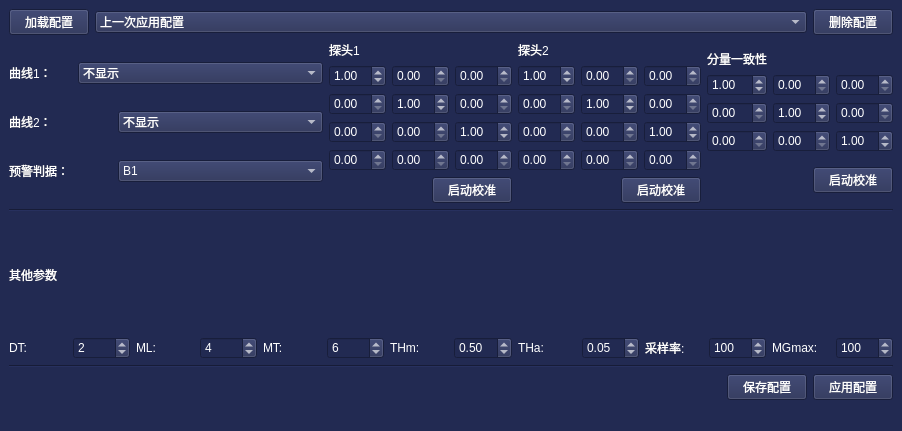
<?xml version="1.0" encoding="UTF-8"?>
<ui version="4.0">
 <class>ConfigUI</class>
 <widget class="QMainWindow" name="ConfigUI">
  <property name="geometry">
   <rect>
    <x>0</x>
    <y>0</y>
    <width>902</width>
    <height>431</height>
   </rect>
  </property>
  <property name="windowTitle">
   <string>配置界面</string>
  </property>
  <property name="styleSheet">
   <string notr="true">background-color: rgb(34, 42, 82);
color: rgb(255, 255, 255);</string>
  </property>
  <widget class="QWidget" name="centralwidget">
   <layout class="QVBoxLayout" name="verticalLayout_6">
    <item>
     <layout class="QHBoxLayout" name="horizontalLayout_4" stretch="0,10,0">
      <item>
       <widget class="QPushButton" name="pushButton_load">
        <property name="text">
         <string>加载配置</string>
        </property>
       </widget>
      </item>
      <item>
       <widget class="QComboBox" name="comboBox_config">
        <item>
         <property name="text">
          <string>上一次应用配置</string>
         </property>
        </item>
        <item>
         <property name="text">
          <string>默认配置</string>
         </property>
        </item>
       </widget>
      </item>
      <item>
       <widget class="QPushButton" name="pushButton_delete">
        <property name="text">
         <string>删除配置</string>
        </property>
       </widget>
      </item>
     </layout>
    </item>
    <item>
     <layout class="QHBoxLayout" name="horizontalLayout_18">
      <item>
       <layout class="QVBoxLayout" name="verticalLayout">
        <item>
         <layout class="QHBoxLayout" name="horizontalLayout" stretch="0,2">
          <item>
           <widget class="QLabel" name="label_12">
            <property name="text">
             <string>曲线1：      </string>
            </property>
           </widget>
          </item>
          <item>
           <widget class="QComboBox" name="comboBox_line1">
            <item>
             <property name="text">
              <string>不显示</string>
             </property>
            </item>
            <item>
             <property name="text">
              <string>B1</string>
             </property>
            </item>
            <item>
             <property name="text">
              <string>B2</string>
             </property>
            </item>
            <item>
             <property name="text">
              <string>B3</string>
             </property>
            </item>
            <item>
             <property name="text">
              <string>B1-B2</string>
             </property>
            </item>
            <item>
             <property name="text">
              <string>a（加速度)</string>
             </property>
            </item>
            <item>
             <property name="text">
              <string>B1x</string>
             </property>
            </item>
            <item>
             <property name="text">
              <string>B1y</string>
             </property>
            </item>
            <item>
             <property name="text">
              <string>B1z</string>
             </property>
            </item>
            <item>
             <property name="text">
              <string>B2x</string>
             </property>
            </item>
            <item>
             <property name="text">
              <string>B2y</string>
             </property>
            </item>
            <item>
             <property name="text">
              <string>B2z</string>
             </property>
            </item>
           </widget>
          </item>
         </layout>
        </item>
        <item>
         <layout class="QHBoxLayout" name="horizontalLayout_2" stretch="1,2">
          <item>
           <widget class="QLabel" name="label_13">
            <property name="text">
             <string>曲线2：      </string>
            </property>
           </widget>
          </item>
          <item>
           <widget class="QComboBox" name="comboBox_line2">
            <item>
             <property name="text">
              <string>不显示</string>
             </property>
            </item>
            <item>
             <property name="text">
              <string>B1</string>
             </property>
            </item>
            <item>
             <property name="text">
              <string>B2</string>
             </property>
            </item>
            <item>
             <property name="text">
              <string>B3</string>
             </property>
            </item>
            <item>
             <property name="text">
              <string>B1-B2</string>
             </property>
            </item>
            <item>
             <property name="text">
              <string>a（加速度)</string>
             </property>
            </item>
            <item>
             <property name="text">
              <string>B1x</string>
             </property>
            </item>
            <item>
             <property name="text">
              <string>B1y</string>
             </property>
            </item>
            <item>
             <property name="text">
              <string>B1z</string>
             </property>
            </item>
            <item>
             <property name="text">
              <string>B2x</string>
             </property>
            </item>
            <item>
             <property name="text">
              <string>B2y</string>
             </property>
            </item>
            <item>
             <property name="text">
              <string>B2z</string>
             </property>
            </item>
           </widget>
          </item>
         </layout>
        </item>
        <item>
         <layout class="QHBoxLayout" name="horizontalLayout_11" stretch="1,2">
          <item>
           <widget class="QLabel" name="label_7">
            <property name="text">
             <string>预警判据：</string>
            </property>
           </widget>
          </item>
          <item>
           <widget class="QComboBox" name="comboBox_warn">
            <item>
             <property name="text">
              <string>B1</string>
             </property>
            </item>
            <item>
             <property name="text">
              <string>B2</string>
             </property>
            </item>
            <item>
             <property name="text">
              <string>B3</string>
             </property>
            </item>
            <item>
             <property name="text">
              <string>B1-B2</string>
             </property>
            </item>
           </widget>
          </item>
         </layout>
        </item>
       </layout>
      </item>
      <item>
       <layout class="QHBoxLayout" name="horizontalLayout_16">
        <item>
         <layout class="QVBoxLayout" name="verticalLayout_2">
          <item>
           <layout class="QGridLayout" name="gridLayout_3">
            <item row="3" column="0">
             <widget class="QDoubleSpinBox" name="doubleSpinBox_1_M31"/>
            </item>
            <item row="0" column="0">
             <widget class="QLabel" name="label">
              <property name="sizePolicy">
               <sizepolicy hsizetype="Preferred" vsizetype="Fixed">
                <horstretch>0</horstretch>
                <verstretch>0</verstretch>
               </sizepolicy>
              </property>
              <property name="text">
               <string>探头1</string>
              </property>
             </widget>
            </item>
            <item row="3" column="1">
             <widget class="QDoubleSpinBox" name="doubleSpinBox_1_M32"/>
            </item>
            <item row="3" column="2">
             <widget class="QDoubleSpinBox" name="doubleSpinBox_1_M33">
              <property name="value">
               <double>1.000000000000000</double>
              </property>
             </widget>
            </item>
            <item row="4" column="0">
             <widget class="QDoubleSpinBox" name="doubleSpinBox_1x"/>
            </item>
            <item row="4" column="1">
             <widget class="QDoubleSpinBox" name="doubleSpinBox_1y"/>
            </item>
            <item row="4" column="2">
             <widget class="QDoubleSpinBox" name="doubleSpinBox_1z"/>
            </item>
            <item row="2" column="1">
             <widget class="QDoubleSpinBox" name="doubleSpinBox_1_M22">
              <property name="value">
               <double>1.000000000000000</double>
              </property>
             </widget>
            </item>
            <item row="2" column="2">
             <widget class="QDoubleSpinBox" name="doubleSpinBox_1_M23"/>
            </item>
            <item row="2" column="0">
             <widget class="QDoubleSpinBox" name="doubleSpinBox_1_M21"/>
            </item>
            <item row="1" column="2">
             <widget class="QDoubleSpinBox" name="doubleSpinBox_1_M13"/>
            </item>
            <item row="1" column="1">
             <widget class="QDoubleSpinBox" name="doubleSpinBox_1_M12"/>
            </item>
            <item row="1" column="0">
             <widget class="QDoubleSpinBox" name="doubleSpinBox_1_M11">
              <property name="value">
               <double>1.000000000000000</double>
              </property>
             </widget>
            </item>
           </layout>
          </item>
          <item>
           <layout class="QHBoxLayout" name="horizontalLayout_8">
            <item>
             <spacer name="horizontalSpacer">
              <property name="orientation">
               <enum>Qt::Horizontal</enum>
              </property>
              <property name="sizeHint" stdset="0">
               <size>
                <width>40</width>
                <height>20</height>
               </size>
              </property>
             </spacer>
            </item>
            <item>
             <widget class="QPushButton" name="pushButton_matrix1">
              <property name="text">
               <string>启动校准</string>
              </property>
             </widget>
            </item>
           </layout>
          </item>
         </layout>
        </item>
        <item>
         <layout class="QVBoxLayout" name="verticalLayout_3">
          <item>
           <layout class="QGridLayout" name="gridLayout_2">
            <item row="3" column="0">
             <widget class="QDoubleSpinBox" name="doubleSpinBox_2_M31"/>
            </item>
            <item row="3" column="1">
             <widget class="QDoubleSpinBox" name="doubleSpinBox_2_M32"/>
            </item>
            <item row="3" column="2">
             <widget class="QDoubleSpinBox" name="doubleSpinBox_2_M33">
              <property name="value">
               <double>1.000000000000000</double>
              </property>
             </widget>
            </item>
            <item row="4" column="0">
             <widget class="QDoubleSpinBox" name="doubleSpinBox_2x"/>
            </item>
            <item row="4" column="1">
             <widget class="QDoubleSpinBox" name="doubleSpinBox_2y"/>
            </item>
            <item row="4" column="2">
             <widget class="QDoubleSpinBox" name="doubleSpinBox_2z"/>
            </item>
            <item row="2" column="0">
             <widget class="QDoubleSpinBox" name="doubleSpinBox_2_M21"/>
            </item>
            <item row="0" column="0">
             <widget class="QLabel" name="label_2">
              <property name="sizePolicy">
               <sizepolicy hsizetype="Preferred" vsizetype="Fixed">
                <horstretch>0</horstretch>
                <verstretch>0</verstretch>
               </sizepolicy>
              </property>
              <property name="text">
               <string>探头2</string>
              </property>
             </widget>
            </item>
            <item row="1" column="2">
             <widget class="QDoubleSpinBox" name="doubleSpinBox_2_M13"/>
            </item>
            <item row="1" column="1">
             <widget class="QDoubleSpinBox" name="doubleSpinBox_2_M12"/>
            </item>
            <item row="1" column="0">
             <widget class="QDoubleSpinBox" name="doubleSpinBox_2_M11">
              <property name="value">
               <double>1.000000000000000</double>
              </property>
             </widget>
            </item>
            <item row="2" column="2">
             <widget class="QDoubleSpinBox" name="doubleSpinBox_2_M23"/>
            </item>
            <item row="2" column="1">
             <widget class="QDoubleSpinBox" name="doubleSpinBox_2_M22">
              <property name="value">
               <double>1.000000000000000</double>
              </property>
             </widget>
            </item>
           </layout>
          </item>
          <item>
           <layout class="QHBoxLayout" name="horizontalLayout_10">
            <item>
             <spacer name="horizontalSpacer_2">
              <property name="orientation">
               <enum>Qt::Horizontal</enum>
              </property>
              <property name="sizeHint" stdset="0">
               <size>
                <width>40</width>
                <height>20</height>
               </size>
              </property>
             </spacer>
            </item>
            <item>
             <widget class="QPushButton" name="pushButton_matrix2">
              <property name="text">
               <string>启动校准</string>
              </property>
             </widget>
            </item>
           </layout>
          </item>
         </layout>
        </item>
        <item>
         <layout class="QVBoxLayout" name="verticalLayout_4">
          <item>
           <layout class="QGridLayout" name="gridLayout">
            <item row="2" column="1">
             <widget class="QDoubleSpinBox" name="doubleSpinBox_3_M22">
              <property name="value">
               <double>1.000000000000000</double>
              </property>
             </widget>
            </item>
            <item row="1" column="0">
             <widget class="QDoubleSpinBox" name="doubleSpinBox_3_M11">
              <property name="value">
               <double>1.000000000000000</double>
              </property>
             </widget>
            </item>
            <item row="2" column="2">
             <widget class="QDoubleSpinBox" name="doubleSpinBox_3_M23"/>
            </item>
            <item row="2" column="0">
             <widget class="QDoubleSpinBox" name="doubleSpinBox_3_M21"/>
            </item>
            <item row="0" column="0">
             <widget class="QLabel" name="label_3">
              <property name="sizePolicy">
               <sizepolicy hsizetype="Preferred" vsizetype="Fixed">
                <horstretch>0</horstretch>
                <verstretch>0</verstretch>
               </sizepolicy>
              </property>
              <property name="text">
               <string>分量一致性</string>
              </property>
             </widget>
            </item>
            <item row="1" column="2">
             <widget class="QDoubleSpinBox" name="doubleSpinBox_3_M13"/>
            </item>
            <item row="3" column="0">
             <widget class="QDoubleSpinBox" name="doubleSpinBox_3_M31"/>
            </item>
            <item row="3" column="1">
             <widget class="QDoubleSpinBox" name="doubleSpinBox_3_M32"/>
            </item>
            <item row="3" column="2">
             <widget class="QDoubleSpinBox" name="doubleSpinBox_3_M33">
              <property name="value">
               <double>1.000000000000000</double>
              </property>
             </widget>
            </item>
            <item row="1" column="1">
             <widget class="QDoubleSpinBox" name="doubleSpinBox_3_M12"/>
            </item>
           </layout>
          </item>
          <item>
           <layout class="QHBoxLayout" name="horizontalLayout_15">
            <item>
             <spacer name="horizontalSpacer_3">
              <property name="orientation">
               <enum>Qt::Horizontal</enum>
              </property>
              <property name="sizeHint" stdset="0">
               <size>
                <width>40</width>
                <height>20</height>
               </size>
              </property>
             </spacer>
            </item>
            <item>
             <widget class="QPushButton" name="pushButton_matrix3">
              <property name="text">
               <string>启动校准</string>
              </property>
             </widget>
            </item>
           </layout>
          </item>
         </layout>
        </item>
       </layout>
      </item>
     </layout>
    </item>
    <item>
     <widget class="Line" name="line">
      <property name="orientation">
       <enum>Qt::Horizontal</enum>
      </property>
     </widget>
    </item>
    <item>
     <layout class="QVBoxLayout" name="verticalLayout_5">
      <item>
       <widget class="QLabel" name="label_5">
        <property name="text">
         <string>其他参数</string>
        </property>
       </widget>
      </item>
      <item>
       <layout class="QHBoxLayout" name="horizontalLayout_17">
        <item>
         <layout class="QHBoxLayout" name="horizontalLayout_9">
          <item>
           <widget class="QLabel" name="label_19">
            <property name="text">
             <string>DT:</string>
            </property>
           </widget>
          </item>
          <item>
           <widget class="QSpinBox" name="spinBox_DT">
            <property name="minimumSize">
             <size>
              <width>0</width>
              <height>0</height>
             </size>
            </property>
            <property name="value">
             <number>2</number>
            </property>
           </widget>
          </item>
         </layout>
        </item>
        <item>
         <layout class="QHBoxLayout" name="horizontalLayout_14">
          <item>
           <widget class="QLabel" name="label_18">
            <property name="text">
             <string>ML:</string>
            </property>
           </widget>
          </item>
          <item>
           <widget class="QSpinBox" name="spinBox_ML">
            <property name="minimumSize">
             <size>
              <width>0</width>
              <height>0</height>
             </size>
            </property>
            <property name="value">
             <number>4</number>
            </property>
           </widget>
          </item>
         </layout>
        </item>
        <item>
         <layout class="QHBoxLayout" name="horizontalLayout_13" stretch="0,0">
          <item>
           <widget class="QLabel" name="label_17">
            <property name="text">
             <string>MT:</string>
            </property>
           </widget>
          </item>
          <item>
           <widget class="QSpinBox" name="spinBox_MT">
            <property name="minimumSize">
             <size>
              <width>0</width>
              <height>0</height>
             </size>
            </property>
            <property name="value">
             <number>6</number>
            </property>
           </widget>
          </item>
         </layout>
        </item>
        <item>
         <layout class="QHBoxLayout" name="horizontalLayout_7">
          <item>
           <widget class="QLabel" name="label_14">
            <property name="text">
             <string>THm:</string>
            </property>
           </widget>
          </item>
          <item>
           <widget class="QDoubleSpinBox" name="doubleSpinBox_THm">
            <property name="minimumSize">
             <size>
              <width>0</width>
              <height>0</height>
             </size>
            </property>
            <property name="maximumSize">
             <size>
              <width>16777215</width>
              <height>16777215</height>
             </size>
            </property>
            <property name="value">
             <double>0.500000000000000</double>
            </property>
           </widget>
          </item>
         </layout>
        </item>
        <item>
         <layout class="QHBoxLayout" name="horizontalLayout_6" stretch="0,0">
          <item>
           <widget class="QLabel" name="label_15">
            <property name="text">
             <string>THa: </string>
            </property>
           </widget>
          </item>
          <item>
           <widget class="QDoubleSpinBox" name="doubleSpinBox_THa">
            <property name="value">
             <double>0.050000000000000</double>
            </property>
           </widget>
          </item>
         </layout>
        </item>
        <item>
         <layout class="QHBoxLayout" name="horizontalLayout_3" stretch="0,0">
          <item>
           <widget class="QLabel" name="label_4">
            <property name="text">
             <string>采样率:</string>
            </property>
           </widget>
          </item>
          <item>
           <widget class="QSpinBox" name="spinBox_sampleRate">
            <property name="minimum">
             <number>0</number>
            </property>
            <property name="maximum">
             <number>9999</number>
            </property>
            <property name="value">
             <number>100</number>
            </property>
           </widget>
          </item>
         </layout>
        </item>
        <item>
         <layout class="QHBoxLayout" name="horizontalLayout_12" stretch="0,0">
          <item>
           <widget class="QLabel" name="label_16">
            <property name="text">
             <string>MGmax:</string>
            </property>
           </widget>
          </item>
          <item>
           <widget class="QSpinBox" name="spinBox_MGmax">
            <property name="maximum">
             <number>9999</number>
            </property>
            <property name="value">
             <number>100</number>
            </property>
           </widget>
          </item>
         </layout>
        </item>
       </layout>
      </item>
     </layout>
    </item>
    <item>
     <widget class="Line" name="line_2">
      <property name="orientation">
       <enum>Qt::Horizontal</enum>
      </property>
     </widget>
    </item>
    <item>
     <layout class="QHBoxLayout" name="horizontalLayout_19">
      <item>
       <spacer name="horizontalSpacer_4">
        <property name="orientation">
         <enum>Qt::Horizontal</enum>
        </property>
        <property name="sizeHint" stdset="0">
         <size>
          <width>40</width>
          <height>20</height>
         </size>
        </property>
       </spacer>
      </item>
      <item>
       <layout class="QHBoxLayout" name="horizontalLayout_5">
        <item>
         <widget class="QPushButton" name="pushButton_save">
          <property name="styleSheet">
           <string notr="true"/>
          </property>
          <property name="text">
           <string>保存配置</string>
          </property>
         </widget>
        </item>
        <item>
         <widget class="QPushButton" name="pushButton_apply">
          <property name="text">
           <string>应用配置</string>
          </property>
         </widget>
        </item>
       </layout>
      </item>
     </layout>
    </item>
   </layout>
   <zorder></zorder>
   <zorder></zorder>
   <zorder>line</zorder>
   <zorder>line_2</zorder>
  </widget>
  <widget class="QMenuBar" name="menubar">
   <property name="geometry">
    <rect>
     <x>0</x>
     <y>0</y>
     <width>902</width>
     <height>28</height>
    </rect>
   </property>
  </widget>
  <widget class="QStatusBar" name="statusbar"/>
 </widget>
 <resources/>
 <connections/>
</ui>
